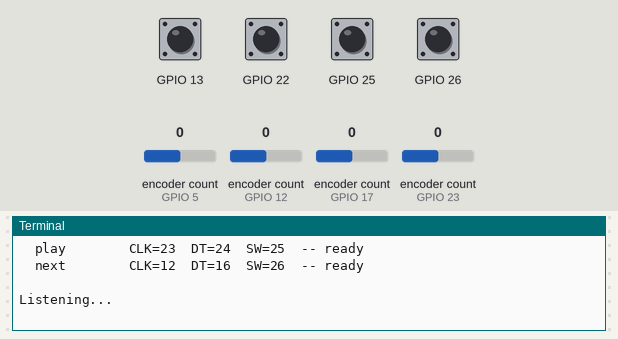
A program run on a simulated Raspberry Pi (BCM pin numbers). Shown: the last lines printed to the terminal. The test bench sets the inputs (shaded band); at power-on: GPIO 13, GPIO 22, GPIO 25, GPIO 26 HIGH, encoder count (sensors on GPIO 5, GPIO 12, GPIO 17, GPIO 23) 0.

Above: at 1.2 s.
1.3 s: encoder count (sensor on GPIO 5) set to 1
At 2.5 s:
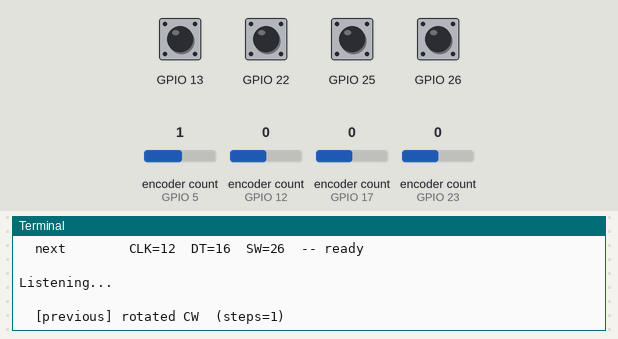
2.8 s: encoder count (sensor on GPIO 12) set to 1
At 4.0 s:
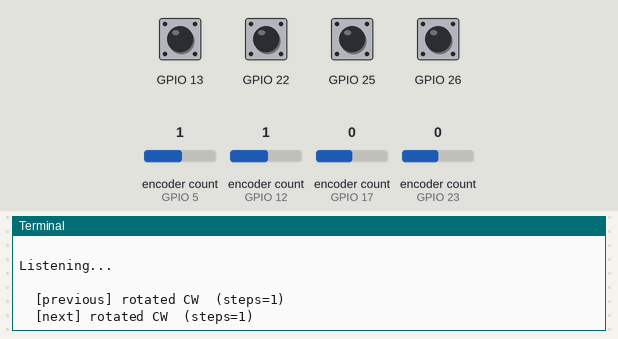
4.3 s: encoder count (sensor on GPIO 17) set to 1
At 5.0 s:
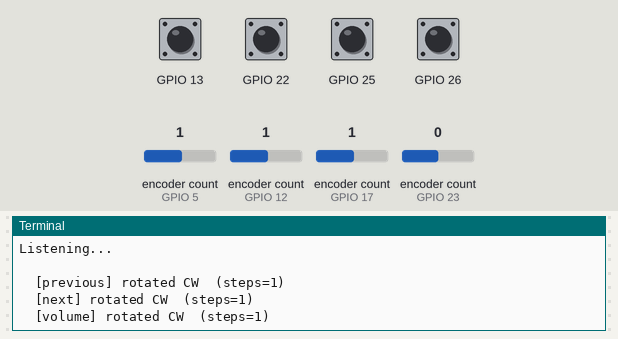
5.8 s: encoder count (sensor on GPIO 23) set to 1
At 6.2 s:
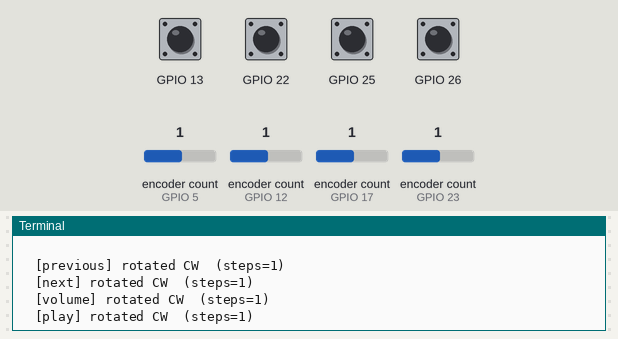
7.3 s: GPIO 26 pulled LOW for 0.15 s
At 8.4 s:
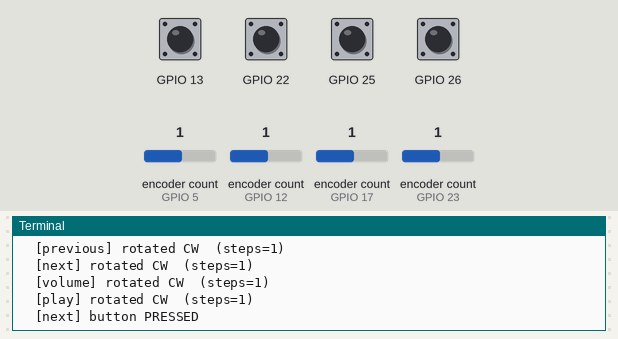
8.9 s: encoder count (sensor on GPIO 5) set to 0
At 9.7 s:
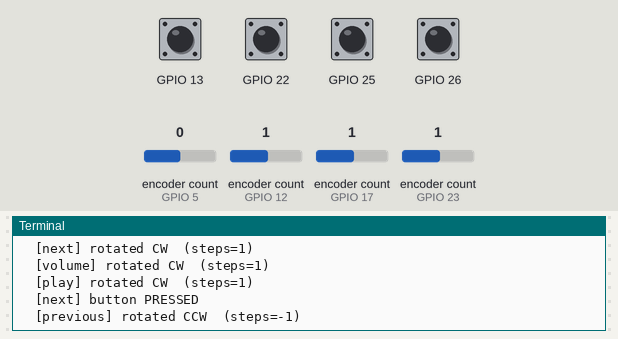

The program:

test-encoder.py
```python
#!/usr/bin/env python3
"""Diagnostic: prints every rotary encoder event to stdout.

Run on the Pi with:  sudo python3 test-encoder.py
Stop with Ctrl-C.

If turning the volume dial produces no output, the issue is hardware/wiring.
If it does produce output, the issue is in the web API or Spotify volume path.
"""

import signal
import sys
import threading
import time

try:
    from gpiozero import RotaryEncoder, Button
except ImportError:
    print("gpiozero not available -- install with: sudo apt install python3-gpiozero")
    sys.exit(1)

VOLUME_CLK = 17
VOLUME_DT = 27
VOLUME_SW = 22

PREV_CLK = 5
PREV_DT = 6
PREV_SW = 13

PLAY_CLK = 23
PLAY_DT = 24
PLAY_SW = 25

NEXT_CLK = 12
NEXT_DT = 16
NEXT_SW = 26

ENCODERS = {
    "volume":    (VOLUME_CLK, VOLUME_DT, VOLUME_SW),
    "previous":  (PREV_CLK, PREV_DT, PREV_SW),
    "play":      (PLAY_CLK, PLAY_DT, PLAY_SW),
    "next":      (NEXT_CLK, NEXT_DT, NEXT_SW),
}


def make_rotate_handler(name, encoder):
    def handler():
        direction = "CW" if encoder.steps > 0 else "CCW"
        print(f"  [{name}] rotated {direction}  (steps={encoder.steps})")
        encoder.steps = 0
    return handler


def make_press_handler(name):
    def handler():
        print(f"  [{name}] button PRESSED")
    return handler


def main():
    print("Encoder diagnostic -- turn dials and press buttons, output appears below.")
    print("Stop with Ctrl-C.\n")

    for name, (clk, dt, sw) in ENCODERS.items():
        enc = RotaryEncoder(clk, dt, max_steps=0, wrap=False)
        btn = Button(sw, pull_up=True, bounce_time=0.05)
        enc.when_rotated = make_rotate_handler(name, enc)
        btn.when_pressed = make_press_handler(name)
        print(f"  {name:10s}  CLK={clk}  DT={dt}  SW={sw}  -- ready")

    print("\nListening...\n")

    stop = threading.Event()
    signal.signal(signal.SIGTERM, lambda *_: stop.set())
    signal.signal(signal.SIGINT, lambda *_: stop.set())
    stop.wait()
    print("\nDone.")


if __name__ == "__main__":
    main()
```

Measured:
- after the input at 1.3 s, the terminal: prints a new line at once (image 1)
- after the input at 2.8 s, the terminal: prints a new line at once (image 2)
- after the input at 4.3 s, the terminal: prints a new line at once (image 3)
- after the input at 5.8 s, the terminal: prints a new line at once (image 4)
- after the input at 7.3 s, the terminal: prints a new line at once (image 5)
- after the input at 8.9 s, the terminal: prints a new line at once (image 6)
